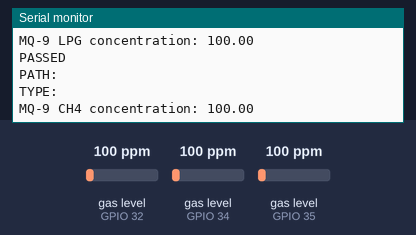
Bench run of a sketch on a simulated ESP32. Shown: the last lines printed to the serial monitor. The inputs (shaded band) are chosen by the test bench; at power-on: gas level (sensors on GPIO 32, GPIO 34, GPIO 35) 100 ppm. WiFi joins after 1.5 s; servers stay silent unless stated.

Above: at 2.7 s.
2.8 s: gas level (sensor on GPIO 32) set to 20 ppm
At 4.3 s:
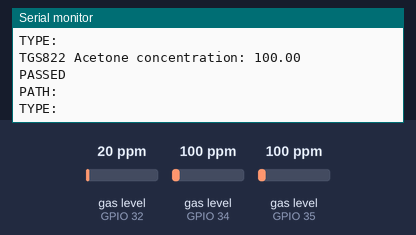
4.5 s: gas level (sensor on GPIO 34) set to 20 ppm
At 4.92 s:
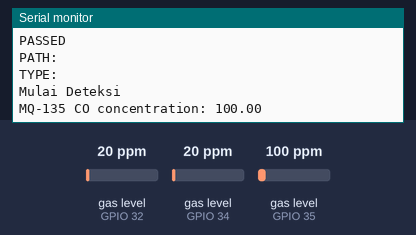
6.0 s: gas level (sensor on GPIO 35) set to 20 ppm
At 6.28 s:
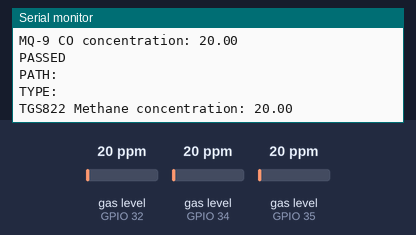
7.5 s: gas level (sensor on GPIO 32) set to 250 ppm
At 8.34 s:
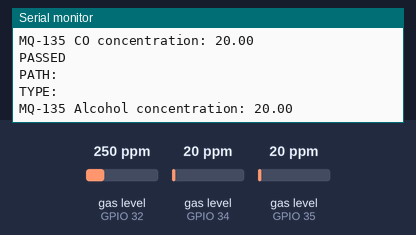
9.0 s: gas level (sensor on GPIO 34) set to 250 ppm
At 9.1 s:
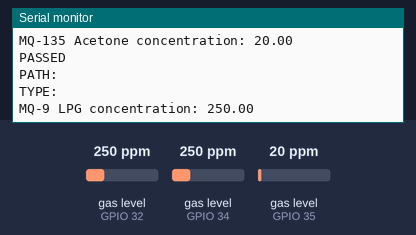
10.5 s: gas level (sensor on GPIO 35) set to 250 ppm
At 11.76 s:
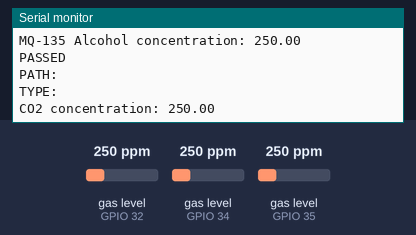
Timing chart, 0 to 13.0 s (numbered marks = the images above; inputs shaded):
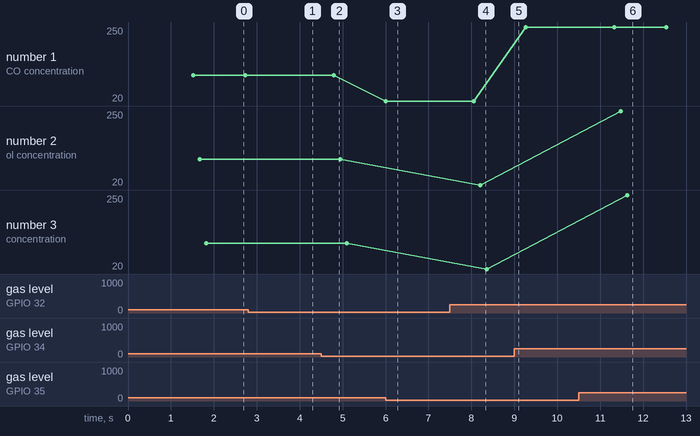

The sketch:

program_kadar.ino
```cpp
//library
#include <MQUnifiedsensor.h>
#include <FirebaseESP32.h>


//Pin Sensor
#define MQ_135_PIN 35
#define MQ_9_PIN 32
#define TGS_822_PIN 34

//Board
#define placa "ESP-32"
#define ADC_Bit_Resolution 12
#define Voltage_Resolution 3.3

//Definitions MQ-135
#define pinMQ135 MQ_135_PIN
#define typeMQ135 "MQ-135"
#define RatioMQ135CleanAir 3.6

//Definitions MQ-9
#define pinMQ9 MQ_9_PIN
#define typeMQ9 "MQ-9"
#define RatioMQ9CleanAir 9.6

//Definitions TGS822
#define pinTGS822 TGS_822_PIN
#define typeTGS822 "TGS822"
#define RatioTGS822CleanAir 19

//firabase & Wifi
#include "addons/TokenHelper.h"
#include "addons/RTDBHelper.h"
#define WIFI_SSID "xx"
#define WIFI_PASSWORD "xx"
#define API_KEY "xxx"
#define DATABASE_URL "xx"
FirebaseData fbdo;
FirebaseAuth auth;
FirebaseConfig config;
unsigned long sendDataPrevMillis = 0;
int count = 0;
bool signupOK = false;
static int dataCount = 0;

// Koefisien untuk berbagai gas MQ-135
float a_CO = 605.18;
float b_CO = -3.937;
float a_Alcohol = 77.255;
float b_Alcohol = -3.18;
float a_CO2 = 110.47;
float b_CO2 = -2.862;
float a_Toluene = 44.947;
float b_Toluene = -3.445;
float a_NH4 = 102.2;
float b_NH4 = -2.473;
float a_Acetone = 34.668;
float b_Acetone = -3.369;

// Koefisien untuk berbagai gas MQ-9
float a_LPG_MQ9 = 1000.5;
float b_LPG_MQ9 = -2.186;
float a_CH4_MQ9 = 4269.6;
float b_CH4_MQ9 = -2.648;
float a_CO_MQ9 = 599.65;
float b_CO_MQ9 = -2.244;

// Koefisien untuk berbagai gas TGS-822
float a_Methane_TGS822 = 10.709;
float b_Methane_TGS822 = -0.0002;
float a_CO_TGS822 = 3.4134;
float b_CO_TGS822 = -0.0004;
float a_Isobutane_TGS822 = 2.7155;
float b_Isobutane_TGS822 = -0.0003;
float a_Hexane_TGS822 = 1.8973;
float b_Hexane_TGS822 = -0.0005;
float a_Benzene_TGS822 = 1.7463;
float b_Benzene_TGS822 = -0.0005;
float a_Acetone_TGS822 = 1.5868;
float b_Acetone_TGS822 = -0.0006;

//Declare Sensor
MQUnifiedsensor MQ135(placa, Voltage_Resolution, ADC_Bit_Resolution, pinMQ135, typeMQ135);
MQUnifiedsensor MQ9(placa, Voltage_Resolution, ADC_Bit_Resolution, pinMQ9, typeMQ9);
MQUnifiedsensor TGS822(placa, Voltage_Resolution, ADC_Bit_Resolution, pinTGS822, typeTGS822);

void setup() {
  Serial.begin(115200);
  //Konfigurasi Firebase dan Wifi
   WiFi.begin(WIFI_SSID, WIFI_PASSWORD);
  Serial.print("Connecting to Wi-Fi");
  while (WiFi.status() != WL_CONNECTED){
    Serial.print(".");
    delay(300);
  }
  Serial.println();
  Serial.print("Connected with IP: ");
  Serial.println(WiFi.localIP());
  Serial.println();
  config.api_key = API_KEY;
  config.database_url = DATABASE_URL;
  if (Firebase.signUp(&config, &auth, "", "")){
    Serial.println("ok");
    signupOK = true;
  }
  else{
    Serial.printf("%s\n", config.signer.signupError.message.c_str());
  }
  config.token_status_callback = tokenStatusCallback;
  Firebase.begin(&config, &auth);
  Firebase.reconnectWiFi(true);

  //MQ-135 Regresi
  MQ135.setRegressionMethod(1);
  MQ135.init();

  //MQ-9 Regresi
  MQ9.setRegressionMethod(1);
  MQ9.init();

  //TGS-822 Regresi
  TGS822.setRegressionMethod(1);
  TGS822.init();

  //MQ-135 Kalibrasi
  Serial.print("Calibrating please wait.");
  float calcR0 = 0;
  for(int i = 1; i<=10; i++) {
    MQ135.update();
    calcR0 += MQ135.calibrate(RatioMQ135CleanAir);
    Serial.print(".");
  }
  MQ135.setR0(calcR0/10);
  Serial.println(" MQ-135 done!.");
  MQ135.serialDebug(true);


  //MQ-9 Kalibrasi
  Serial.print("Calibrating please wait.");
  float calcR02 = 0;
  for(int i = 1; i<=10; i++) {
    MQ9.update();
    calcR02 += MQ9.calibrate(RatioMQ9CleanAir);
    Serial.print(".");
  }
  MQ9.setR0(calcR02/10);
  Serial.println(" MQ-9 done!.");
  MQ9.serialDebug(true);


  //TGS-822 Kalibrasi
  Serial.print("Calibrating please wait.");
  float calcR03 = 0;
  for(int i = 1; i<=10; i++) {
    TGS822.update();
    calcR03 += TGS822.calibrate(RatioTGS822CleanAir);
    Serial.print(".");
  }
  TGS822.setR0(calcR03/10);
  Serial.println(" TGS-822 done!.");
  TGS822.serialDebug(true);
}

void loop() {
  Serial.println("Mulai Deteksi");
  dataCount++;
  // CO
  MQ135.setA(a_CO); MQ135.setB(b_CO);
  MQ135.update();
  MQ135.readSensor();
  Serial.print("MQ-135 CO concentration: "); Serial.println(MQ135.readSensor());
  MQ135.serialDebug();
  Serial.println("");
  if (Firebase.ready() && signupOK && (millis() - sendDataPrevMillis > 15000 || sendDataPrevMillis == 0)) {
  String fbPath1 = "mq135/CO/" + String(dataCount);
  if (Firebase.RTDB.setFloat(&fbdo, fbPath1, MQ135.readSensor())) {
    Serial.println("PASSED");
    Serial.println("PATH: " + fbdo.dataPath());
    Serial.println("TYPE: " + fbdo.dataType());
  } else {
    Serial.println("FAILED");
    Serial.println("REASON: " + fbdo.errorReason());
  }}

  // Alcohol
  MQ135.setA(a_Alcohol); MQ135.setB(b_Alcohol);
  MQ135.update();
  MQ135.readSensor();
  Serial.print("MQ-135 Alcohol concentration: "); Serial.println(MQ135.readSensor());
  MQ135.serialDebug();
  Serial.println("");
  if (Firebase.ready() && signupOK && (millis() - sendDataPrevMillis > 15000 || sendDataPrevMillis == 0)) {
  String fbPath2 = "mq135/Alcohol/" + String(dataCount);
  if (Firebase.RTDB.setFloat(&fbdo, fbPath2, MQ135.readSensor())) {
    Serial.println("PASSED");
    Serial.println("PATH: " + fbdo.dataPath());
    Serial.println("TYPE: " + fbdo.dataType());
  } else {
    Serial.println("FAILED");
    Serial.println("REASON: " + fbdo.errorReason());
  }}

  // CO2
  MQ135.setA(a_CO2); MQ135.setB(b_CO2);
  MQ135.update();
  MQ135.readSensor();
  Serial.print("CO2 concentration: "); Serial.println(MQ135.readSensor());
  MQ135.serialDebug();
  Serial.println("");
  if (Firebase.ready() && signupOK && (millis() - sendDataPrevMillis > 15000 || sendDataPrevMillis == 0)) {
  String fbPath3 = "mq135/CO2/" + String(dataCount);
  if (Firebase.RTDB.setFloat(&fbdo, fbPath3, MQ135.readSensor())) {
    Serial.println("PASSED");
    Serial.println("PATH: " + fbdo.dataPath());
    Serial.println("TYPE: " + fbdo.dataType());
  } else {
    Serial.println("FAILED");
    Serial.println("REASON: " + fbdo.errorReason());
  } }


  // Toluene
  MQ135.setA(a_Toluene); MQ135.setB(b_Toluene);
  MQ135.update();
  MQ135.readSensor();
  Serial.print("MQ-135 Toluene concentration: "); Serial.println(MQ135.readSensor());
  MQ135.serialDebug();
  Serial.println("");
  if (Firebase.ready() && signupOK && (millis() - sendDataPrevMillis > 15000 || sendDataPrevMillis == 0)) {
  String fbPath4 = "mq135/Toluene/" + String(dataCount);
  if (Firebase.RTDB.setFloat(&fbdo, fbPath4, MQ135.readSensor())) {
    Serial.println("PASSED");
    Serial.println("PATH: " + fbdo.dataPath());
    Serial.println("TYPE: " + fbdo.dataType());
  } else {
    Serial.println("FAILED");
    Serial.println("REASON: " + fbdo.errorReason());
  }}


  // NH4
  MQ135.setA(a_NH4); MQ135.setB(b_NH4);
  MQ135.update();
  MQ135.readSensor();
  Serial.print("MQ-135 NH4 concentration: "); Serial.println(MQ135.readSensor());
  MQ135.serialDebug();
  Serial.println("");
    if (Firebase.ready() && signupOK && (millis() - sendDataPrevMillis > 15000 || sendDataPrevMillis == 0)) {
  String fbPath5 = "mq135/NH4/" + String(dataCount);
  if (Firebase.RTDB.setFloat(&fbdo, fbPath5, MQ135.readSensor())) {
    Serial.println("PASSED");
    Serial.println("PATH: " + fbdo.dataPath());
    Serial.println("TYPE: " + fbdo.dataType());
  } else {
    Serial.println("FAILED");
    Serial.println("REASON: " + fbdo.errorReason());
  }}


  // Acetone
  MQ135.setA(a_Acetone); MQ135.setB(b_Acetone);
  MQ135.update();
  MQ135.readSensor();
  Serial.print("MQ-135 Acetone concentration: "); Serial.println(MQ135.readSensor());
  MQ135.serialDebug();
  Serial.println("");
  if (Firebase.ready() && signupOK && (millis() - sendDataPrevMillis > 15000 || sendDataPrevMillis == 0)) {
  String fbPath6 = "mq135/Acetone/" + String(dataCount);
  if (Firebase.RTDB.setFloat(&fbdo, fbPath6, MQ135.readSensor())) {
    Serial.println("PASSED");
    Serial.println("PATH: " + fbdo.dataPath());
    Serial.println("TYPE: " + fbdo.dataType());
  } else {
    Serial.println("FAILED");
    Serial.println("REASON: " + fbdo.errorReason());
  }}


  // MQ-9 untuk LPG
  MQ9.setA(a_LPG_MQ9); MQ9.setB(b_LPG_MQ9);
  MQ9.update();
  MQ9.readSensor();
  Serial.print("MQ-9 LPG concentration: "); Serial.println(MQ9.readSensor());
  MQ9.serialDebug();
  Serial.println("");
  if (Firebase.ready() && signupOK && (millis() - sendDataPrevMillis > 15000 || sendDataPrevMillis == 0)) {
  String fbPath7 = "mq9/LPG/" + String(dataCount);
  if (Firebase.RTDB.setFloat(&fbdo, fbPath7,  MQ9.readSensor())) {
    Serial.println("PASSED");
    Serial.println("PATH: " + fbdo.dataPath());
    Serial.println("TYPE: " + fbdo.dataType());
  } else {
    Serial.println("FAILED");
    Serial.println("REASON: " + fbdo.errorReason());
  }}


  // MQ-9 untuk CH4
  MQ9.setA(a_CH4_MQ9); MQ9.setB(b_CH4_MQ9);
  MQ9.update();
  MQ9.readSensor();
  Serial.print("MQ-9 CH4 concentration: "); Serial.println(MQ9.readSensor());
  MQ9.serialDebug();
  Serial.println("");
  if (Firebase.ready() && signupOK && (millis() - sendDataPrevMillis > 15000 || sendDataPrevMillis == 0)) {
  String fbPath8 = "mq9/CH4/" + String(dataCount);
  if (Firebase.RTDB.setFloat(&fbdo, fbPath8,  MQ9.readSensor())) {
    Serial.println("PASSED");
    Serial.println("PATH: " + fbdo.dataPath());
    Serial.println("TYPE: " + fbdo.dataType());
  } else {
    Serial.println("FAILED");
    Serial.println("REASON: " + fbdo.errorReason());
  }}

  // MQ-9 untuk CO
  MQ9.setA(a_CO_MQ9); MQ9.setB(b_CO_MQ9);
  MQ9.update();
  MQ9.readSensor();
  Serial.print("MQ-9 CO concentration: "); Serial.println(MQ9.readSensor());
  MQ9.serialDebug();
  Serial.println("");
  if (Firebase.ready() && signupOK && (millis() - sendDataPrevMillis > 15000 || sendDataPrevMillis == 0)) {
  String fbPath9 = "mq9/CO/" + String(dataCount);
  if (Firebase.RTDB.setFloat(&fbdo, fbPath9,  MQ9.readSensor())) {
    Serial.println("PASSED");
    Serial.println("PATH: " + fbdo.dataPath());
    Serial.println("TYPE: " + fbdo.dataType());
  } else {
    Serial.println("FAILED");
    Serial.println("REASON: " + fbdo.errorReason());
  }}


  // TGS822 untuk Methane
  TGS822.setA(a_Methane_TGS822); TGS822.setB(b_Methane_TGS822);
  TGS822.update();
  TGS822.readSensor();
  Serial.print("TGS822 Methane concentration: "); Serial.println(TGS822.readSensor());
  TGS822.serialDebug();
  Serial.println("");
  if (Firebase.ready() && signupOK && (millis() - sendDataPrevMillis > 15000 || sendDataPrevMillis == 0)) {
  String fbPath10 = "tgs822/Methane/" + String(dataCount);
  if (Firebase.RTDB.setFloat(&fbdo, fbPath10, TGS822.readSensor())) {
    Serial.println("PASSED");
    Serial.println("PATH: " + fbdo.dataPath());
    Serial.println("TYPE: " + fbdo.dataType());
  } else {
    Serial.println("FAILED");
    Serial.println("REASON: " + fbdo.errorReason());
  }}


  // TGS822 untuk CO
  TGS822.setA(a_CO_TGS822); TGS822.setB(b_CO_TGS822);
  TGS822.update();
  TGS822.readSensor();
  Serial.print("TGS822 CO concentration: "); Serial.println(TGS822.readSensor());
  TGS822.serialDebug();
  Serial.println("");
  if (Firebase.ready() && signupOK && (millis() - sendDataPrevMillis > 15000 || sendDataPrevMillis == 0)) {
  String fbPath11 = "tgs822/CO/" + String(dataCount);
  if (Firebase.RTDB.setFloat(&fbdo, fbPath11, TGS822.readSensor())) {
    Serial.println("PASSED");
    Serial.println("PATH: " + fbdo.dataPath());
    Serial.println("TYPE: " + fbdo.dataType());
  } else {
    Serial.println("FAILED");
    Serial.println("REASON: " + fbdo.errorReason());
  }}


  // TGS822 untuk Isobutane
  TGS822.setA(a_Isobutane_TGS822); TGS822.setB(b_Isobutane_TGS822);
  TGS822.update();
  TGS822.readSensor();
  Serial.print("TGS822 Isobutane concentration: "); Serial.println(TGS822.readSensor());
  TGS822.serialDebug();
  Serial.println("");
  if (Firebase.ready() && signupOK && (millis() - sendDataPrevMillis > 15000 || sendDataPrevMillis == 0)) {
  String fbPath12 = "tgs822/Isobutane/" + String(dataCount);
  if (Firebase.RTDB.setFloat(&fbdo, fbPath12, TGS822.readSensor())) {
    Serial.println("PASSED");
    Serial.println("PATH: " + fbdo.dataPath());
    Serial.println("TYPE: " + fbdo.dataType());
  } else {
    Serial.println("FAILED");
    Serial.println("REASON: " + fbdo.errorReason());
  }}


  // TGS822 untuk Hexane
  TGS822.setA(a_Hexane_TGS822); TGS822.setB(b_Hexane_TGS822);
  TGS822.update();
  TGS822.readSensor();
  Serial.print("TGS822 Hexane concentration: "); Serial.println(TGS822.readSensor());
  TGS822.serialDebug();
  Serial.println("");
  if (Firebase.ready() && signupOK && (millis() - sendDataPrevMillis > 15000 || sendDataPrevMillis == 0)) {
  String fbPath13 = "tgs822/Hexane/" + String(dataCount);
  if (Firebase.RTDB.setFloat(&fbdo, fbPath13, TGS822.readSensor())) {
    Serial.println("PASSED");
    Serial.println("PATH: " + fbdo.dataPath());
    Serial.println("TYPE: " + fbdo.dataType());
  } else {
    Serial.println("FAILED");
    Serial.println("REASON: " + fbdo.errorReason());
  }}

  // TGS822 untuk Benzene
  TGS822.setA(a_Benzene_TGS822); TGS822.setB(b_Benzene_TGS822);
  TGS822.update();
  TGS822.readSensor();
  Serial.print("TGS822 Benzene concentration: "); Serial.println(TGS822.readSensor());
  TGS822.serialDebug();
  Serial.println("");
  if (Firebase.ready() && signupOK && (millis() - sendDataPrevMillis > 15000 || sendDataPrevMillis == 0)) {
  String fbPath14 = "tgs822/Benzene/" + String(dataCount);
  if (Firebase.RTDB.setFloat(&fbdo, fbPath14, TGS822.readSensor())) {
    Serial.println("PASSED");
    Serial.println("PATH: " + fbdo.dataPath());
    Serial.println("TYPE: " + fbdo.dataType());
  } else {
    Serial.println("FAILED");
    Serial.println("REASON: " + fbdo.errorReason());
  }}


  // TGS822 untuk Acetone
  TGS822.setA(a_Acetone_TGS822); TGS822.setB(b_Acetone_TGS822); Serial.println("");
  TGS822.update();
  TGS822.readSensor();
  Serial.print("TGS822 Acetone concentration: "); Serial.println(TGS822.readSensor());
  TGS822.serialDebug();
  Serial.println("");
  if (Firebase.ready() && signupOK && (millis() - sendDataPrevMillis > 15000 || sendDataPrevMillis == 0)) {
  String fbPath15 = "tgs822/Acetone/" + String(dataCount);
  if (Firebase.RTDB.setFloat(&fbdo, fbPath15, TGS822.readSensor())) {
    Serial.println("PASSED");
    Serial.println("PATH: " + fbdo.dataPath());
    Serial.println("TYPE: " + fbdo.dataType());
  } else {
    Serial.println("FAILED");
    Serial.println("REASON: " + fbdo.errorReason());
  }}

  delay(1000);
}
```

Measured:
- after the input at 10.5 s, the serial monitor: prints a new line after 0.83 s (image 6)
